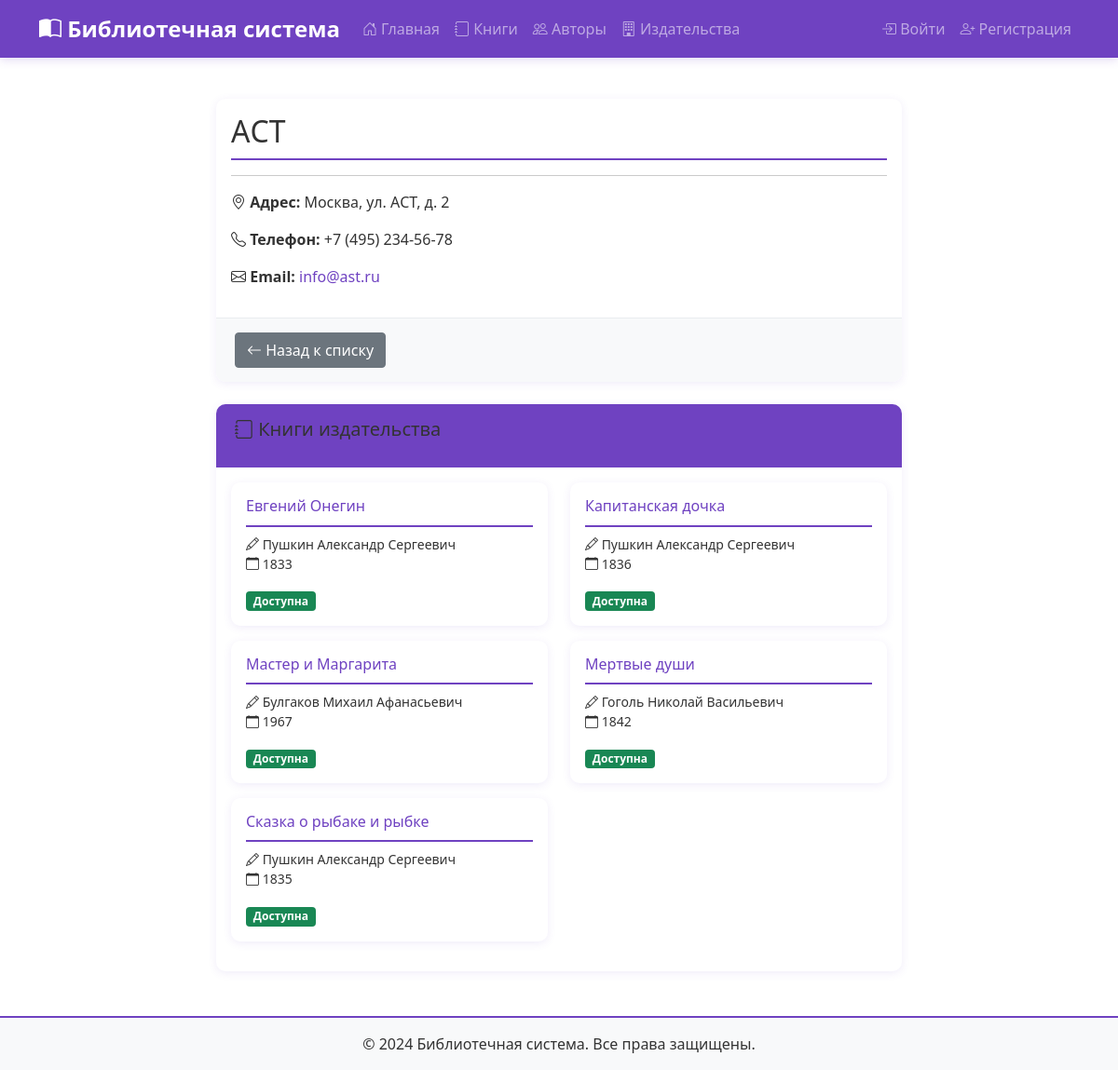
Page /publishers/2/ on the committed database.
### books/models.py (models this page shows, shortened)
class Publisher(models.Model):
    name = models.CharField('Название', max_length=200)
    address = models.TextField('Адрес', blank=True)
    website = models.URLField('Веб-сайт', blank=True)
    email = models.EmailField('Email', blank=True)
    phone = models.CharField('Телефон', max_length=20, blank=True)
    description = models.TextField('Описание', blank=True)
    class Meta:
        verbose_name = 'Издательство'
        verbose_name_plural = 'Издательства'
        ordering = ['name']

class Book(models.Model):
    STATUS_CHOICES = [
        ('available', 'Доступна'),
        ('borrowed', 'Выдана'),
        ('reserved', 'Зарезервирована'),
        ('repair', 'На ремонте'),
        ('lost', 'Утеряна'),
    ]
    title = models.CharField('Название', max_length=200)
    authors = models.ManyToManyField(Author, verbose_name='Авторы', related_name='books')
    publisher = models.ForeignKey(Publisher, verbose_name='Издательство', on_delete=models.SET_NULL, null=True,
                                  blank=True, related_name='books')
    genre = models.ForeignKey(Genre, verbose_name='Жанр', on_delete=models.SET_NULL, null=True, blank=True,
                              related_name='books')
    age_category = models.ForeignKey(AgeCategory, verbose_name='Возрастная категория', on_delete=models.SET_NULL,
                                     null=True, blank=True, related_name='books')
    publication_year = models.IntegerField('Год издания', null=True, blank=True)
    isbn = models.CharField('ISBN', max_length=13, blank=True, null=True)
    pages = models.IntegerField('Количество страниц', null=True, blank=True)
    description = models.TextField('Описание', blank=True)
    cover_image = models.ImageField('Обложка', upload_to='covers/', null=True, blank=True)
    yandex_link = models.URLField('Ссылка на Яндекс.Диск', blank=True, null=True)
    quantity_total = models.IntegerField('Общее количество', default=1)
    quantity_available = models.IntegerField('Доступно', default=1)
    status = models.CharField('Статус', max_length=20, choices=STATUS_CHOICES, default='available')
    created_at = models.DateTimeField('Дата добавления', auto_now_add=True)
    updated_at = models.DateTimeField('Дата обновления', auto_now=True)
    avg_rating = models.FloatField('Средний рейтинг', default=0)
    reviews_count = models.IntegerField('Количество отзывов', default=0)
    class Meta:
        verbose_name = 'Книга'
        verbose_name_plural = 'Книги'
        ordering = ['title']
    def get_authors_display(self):
        return ", ".join([str(author) for author in self.authors.all()])

class Author(models.Model):
    first_name = models.CharField('Имя', max_length=100)
    last_name = models.CharField('Фамилия', max_length=100)
    middle_name = models.CharField('Отчество', max_length=100, blank=True)
    birth_date = models.DateField('Дата рождения', null=True, blank=True)
    death_date = models.DateField('Дата смерти', null=True, blank=True)
    biography = models.TextField('Биография', blank=True)
    photo = models.ImageField('Фото', upload_to='authors/', null=True, blank=True)
    class Meta:
        verbose_name = 'Автор'
        verbose_name_plural = 'Авторы'
        ordering = ['last_name', 'first_name']
    def __str__(self):
        return f"{self.last_name} {self.first_name} {self.middle_name}".strip()

### books/views.py (the view)
# urls.py: path('publishers/<int:pk>/', views.publisher_detail, name='publisher_detail'),
def publisher_detail(request, pk):
    publisher = get_object_or_404(Publisher, pk=pk)
    books = publisher.books.all()
    if request.user.is_authenticated and request.user.role == 'schoolchild' and request.user.birth_date:
        user_age = date.today().year - request.user.birth_date.year
        books = books.filter(age_category__min_age__lte=user_age)
    context = {'publisher': publisher, 'books': books}
    return render(request, 'books/publisher_detail.html', context)

### books/templates/books/publisher_detail.html (shortened to what this page needs)
{% extends 'base.html' %}
{% load static %}
{% block content %}
<div class="row">
    <div class="col-md-8 offset-md-2">
        <div class="card">
            <div class="card-body">
                <h1 class="card-title">{{ publisher.name }}</h1>
                <hr>
                {% if publisher.address %}
                    <p><strong><i class="bi bi-geo-alt"></i> Адрес:</strong> {{ publisher.address }}</p>
                {% endif %}
                {% if publisher.phone %}
                    <p><strong><i class="bi bi-telephone"></i> Телефон:</strong> {{ publisher.phone }}</p>
                {% endif %}
                {% if publisher.email %}
                    <p><strong><i class="bi bi-envelope"></i> Email:</strong>
                        <a href="mailto:{{ publisher.email }}">{{ publisher.email }}</a>
                    </p>
                {% endif %}
            </div>
            <div class="card-footer">
                <a href="{% url 'books:publisher_list' %}" class="btn btn-secondary">
                    <i class="bi bi-arrow-left"></i> Назад к списку
                </a>
            </div>
        </div>
        <div class="card mt-4">
            <div class="card-header" style="background-color: #6f42c1; color: white;">
                <h5 class="mb-0"><i class="bi bi-journal"></i> Книги издательства</h5>
            </div>
            <div class="card-body">
                {% if books %}
                    <div class="row">
                        {% for book in books %}
                            <div class="col-md-6 mb-3">
                                <div class="card h-100">
                                    <div class="card-body">
                                        <h6 class="card-title">
                                            <a href="{% url 'books:book_detail' book.pk %}">{{ book.title }}</a>
                                        </h6>
                                        <p class="card-text small">
                                            <i class="bi bi-pencil"></i> {{ book.get_authors_display|truncatechars:40 }}<br>
                                            <i class="bi bi-calendar"></i> {{ book.publication_year|default:"Год не указан" }}
                                        </p>
                                        <span class="badge {% if book.status == 'available' %}bg-success{% else %}bg-warning{% endif %}">
                                            {{ book.get_status_display }}
                                        </span>
                                    </div>
                                </div>
                            </div>
                        {% endfor %}
                    </div>
                {% else %}
                    <p class="text-muted text-center">Нет книг этого издательства</p>
                {% endif %}
            </div>
        </div>
    </div>
</div>
{% endblock %}

### static/css/style.css (style rules this page uses)
body { background-color: #ffffff; font-family: 'Segoe UI', Tahoma, Geneva, Verdana, sans-serif; color: #333; min-height: 100vh; display: flex; flex-direction: column; }
.card { border: none; border-radius: 10px; box-shadow: 0 2px 10px rgba(111, 66, 193, 0.1); transition: transform 0.3s, box-shadow 0.3s; background-color: #ffffff; overflow: hidden; }
.card-header { background-color: #f8f9fa; border-bottom: 2px solid #6f42c1; font-weight: bold; padding: 15px 20px; }
.card-footer { background-color: #f8f9fa; border-top: 1px solid #e9ecef; padding: 15px 20px; }
a { color: #6f42c1; text-decoration: none; transition: color 0.3s; }
h1, h2, h3, h4, h5, h6 { color: #333; border-bottom: 2px solid #6f42c1; padding-bottom: 10px; margin-bottom: 20px; }
h1 { font-size: 2rem; }
.card, .stat-card { animation: fadeIn 0.5s ease-out; }

### rows in the picture
Publisher: name "АСТ", address "Москва, ул. АСТ, д. 2", phone "+7 (495) 234-56-78", email "info@ast.ru"
Book: title "Евгений Онегин", authors "Пушкин Александр Сергеевич", publication_year "1833", status "Доступна"
Book: title "Капитанская дочка", authors "Пушкин Александр Сергеевич", publication_year "1836", status "Доступна"
Book: title "Мастер и Маргарита", authors "Булгаков Михаил Афанасьевич", publication_year "1967", status "Доступна"
Book: title "Мертвые души", authors "Гоголь Николай Васильевич", publication_year "1842", status "Доступна"
Book: title "Сказка о рыбаке и рыбке", authors "Пушкин Александр Сергеевич", publication_year "1835", status "Доступна"
